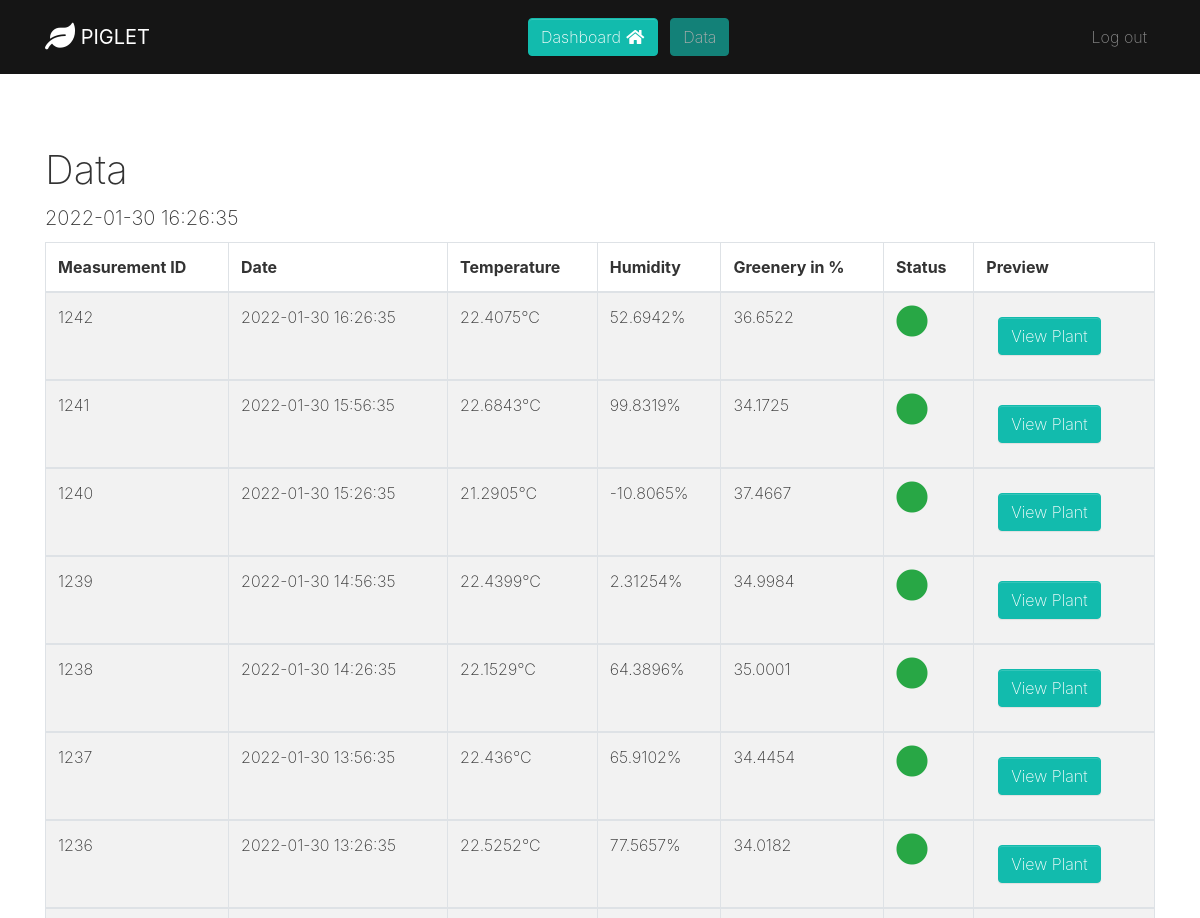
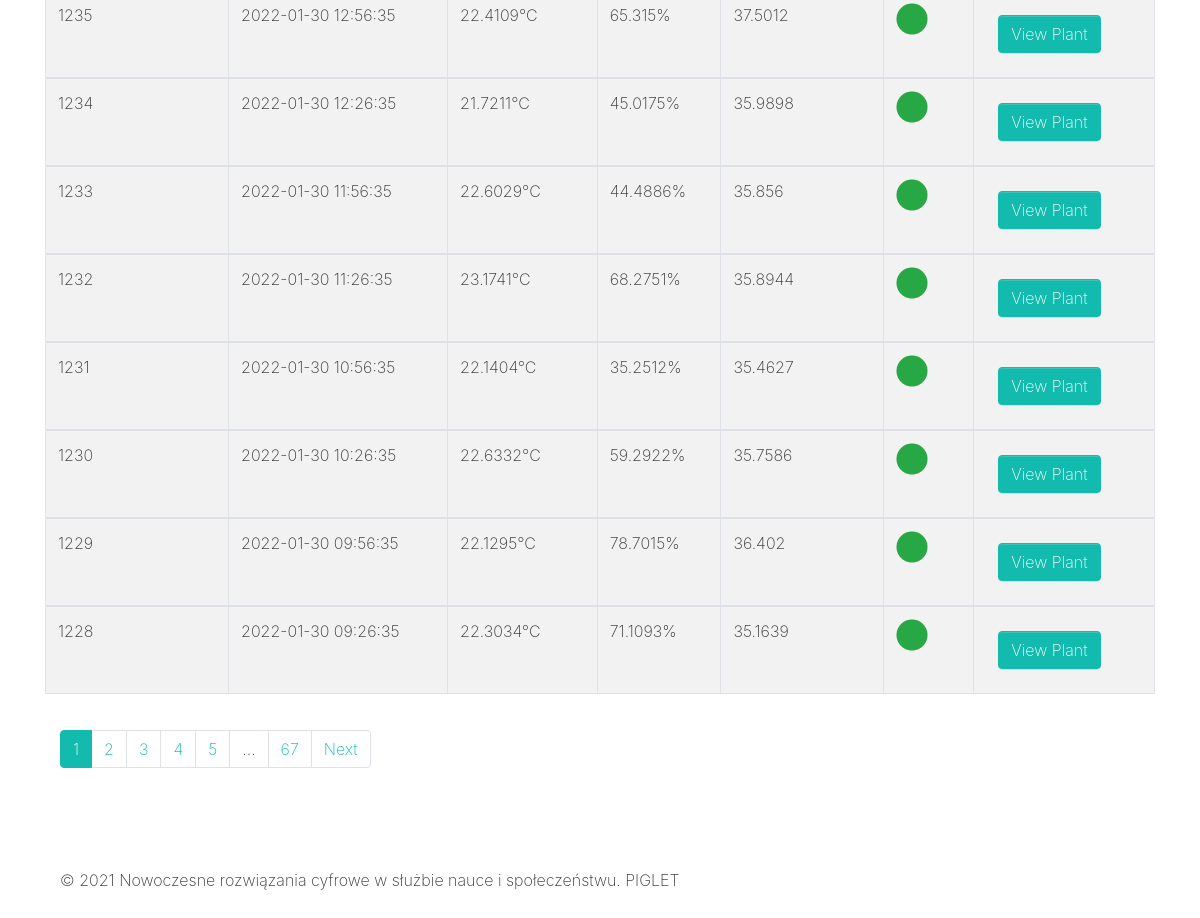
The page /data.php (signed in) on the database its author committed (2 pictures, top to bottom).
### tables this page shows
CREATE TABLE `measurements` (
  `id` int NOT NULL AUTO_INCREMENT,
  `date` datetime NOT NULL,
  `temp` float DEFAULT NULL,
  `greenery_raw` float DEFAULT NULL,
  `greenery_change` float DEFAULT NULL,
  `greenery` float DEFAULT NULL,
  `humidity` float DEFAULT NULL,
  `image` text,
  `flags` smallint DEFAULT NULL,
  PRIMARY KEY (`id`)
);

### data.php (the view, shortened to what this page needs)
<!DOCTYPE html>
<html>
<head>
  <link rel="stylesheet" href="https://cdnjs.cloudflare.com/ajax/libs/font-awesome/5.15.4/css/all.min.css" type="text/css">
  <link rel="stylesheet" href="theme.css" type="text/css">
</head>
<?php
		include "db_connection.php";
    $records = mysqli_query($con,"select date from measurements order by id desc limit 1");
    $data = mysqli_fetch_array($records);
?>
<body>
  <nav class="navbar navbar-expand-md navbar-dark bg-dark" style="">
    <div class="container">
      <div class="collapse navbar-collapse" id="navbar12"> <a class="navbar-brand d-none d-md-block" href="dashboard">
          <i class="fa d-inline fa-lg fa-leaf"></i>
          <b class=""> PIGLET<br></b>
        </a>
        <ul class="navbar-nav mx-auto">
        <li class="nav-item"> <a class="btn btn-primary m-1" href="dashboard" >Dashboard <i class="fas fa-home fa-fw"></i></a> </li>
        <li class="nav-item"> <a class="btn disabled btn-primary m-1" href="data">Data</a> </li>
        </ul>
        <ul class="navbar-nav">
          <li class="nav-item"> <a class="nav-link" href="logout">Log out</a> </li>
      </div>
    </div>
  </nav>
  <div class="py-5">
    <div class="container">
    <h1>Data</h1>
	  <h5><?php echo $data['date']; ?></h5>
      <table class="table table-hover table-striped table-bordered">
        <thead class="thead-inverse">
            <tr>
                <th scope="col">Measurement ID</th>
                <th scope="col">Date</th>
                <th scope="col">Temperature</th>
                <th scope="col">Humidity</th>
                <th scope="col">Greenery in %</th>
				<th scope="col">Status</th>
                <th scope="col">Preview</th>
            </tr>
        </thead>
	<?php
		if (isset($_GET['page'])) {
            $page = $_GET['page'];
        } else {
            $page = 1;
        }
		$total_per_page = 15;
        $total_rows_sql = mysqli_query($con,"select count(id) from measurements");
		$total_rows = mysqli_fetch_array($total_rows_sql)[0];
		$minimum_id_query = mysqli_query($con,"select id from measurements");
		$minimum_id = mysqli_fetch_array($minimum_id_query)[0];
		$total_pages = $total_rows / $total_per_page;
		if (($total_rows % $total_per_page) > 0 ) {
			$total_pages = $total_pages + 1;
		}
		$records = mysqli_query($con,"select id, date, temp, humidity, greenery, greenery_change, flags from measurements where (id <= $total_rows + $minimum_id - ($total_per_page * ($page - 1))) order by id desc limit $total_per_page");
		while($data = mysqli_fetch_array($records))
		{
	?>
        <tbody>
                <tr>
                    <td><?php echo $data['id']; ?></td>
                    <td><?php echo $data['date']; ?></td>
                    <td><?php echo $data['temp'].'°C'; ?></td>
                    <td><?php echo $data['humidity'].'%'; ?></td>
                    <td><?php echo $data['greenery']; ?></td>
					<td>
						<?php if (($data['flags']) == 0) { ?>
							<i class="fas fa-circle fa-2x text-success"></i>
						<?php } else { ?>
							<i class="fas fa-circle fa-2x text-danger"></i>
						<?php } ?>
					</td>
					<td>
					<form action="viewplant" method="get">
					  <button class="btn btn-primary m-2" type="submit" name="measurement_id" value="<?php echo $data['id'] ?>">View Plant</button>
					</form></td>
                </tr>
        </tbody>
	    <?php
		}
	    ?>
      </table>
   <div class="py-2"  >
    <div class="container"  >
      <div class="row" >
        <div class="col-md-12" >
          <ul class="pagination" >
			  <?php pagination($total_pages, $page); ?>
          </ul>
        </div>
      </div>
    </div>
  </div>
  <div class="py-5">
    <div class="container">
      <div class="row">
        <div class="col-md-12">
          <p class="mb-0" >© 2021 Nowoczesne rozwiązania cyfrowe w służbie nauce i społeczeństwu. PIGLET</p>
        </div>
      </div>
    </div>
  </div>
		<?php
			function pagination(int $total_pages, int $page)
			{
				if ($total_pages > 8) {
						?>
							<?php if($page!=1) { ?><li class="page-item"> <a class="page-link" href="<?php echo "?page=1" ; ?>"> <?php echo 1; ?> </a> </li>
							<?php } else { ?><li class="page-item active"> <a class="page-link" href="<?php echo "?page=1" ; ?>"> <?php echo 1; ?> </a> </li> <?php }  ?>
					<?php if ( $page >= 5 && $page <= $total_pages - 4 ) {
							for( $i = $page - 3; $i<= $page + 3; $i++) {
								if ( $page == $i)	{ ?>
									<li class="page-item active"> <a class="page-link" href="<?php echo "?page=".$i ; ?>"> <?php echo $i; ?> </a> </li>
								<?php } else { ?>
									<li class="page-item"> <a class="page-link" href="<?php echo "?page=".$i ; ?>"> <?php echo $i; ?> </a> </li>
								<?php	}
						 } } elseif ($page < 5) {
							for( $i = 2; $i<= $page + 4; $i++) {
								if ( $page == $i)	{ ?>
									<li class="page-item active"> <a class="page-link" href="<?php echo "?page=".$i ; ?>"> <?php echo $i; ?> </a> </li>
								<?php } else { ?>
									<li class="page-item"> <a class="page-link" href="<?php echo "?page=".$i ; ?>"> <?php echo $i; ?> </a> </li>
								<?php	}
						} } elseif ($page > $total_pages - 4) {
							for( $i = $page-4; $i<= $total_pages - 1; $i++) {
								if ( $page == $i)	{ ?>
									<li class="page-item active"> <a class="page-link" href="<?php echo "?page=".$i ; ?>"> <?php echo $i; ?> </a> </li>
								<?php } else { ?>
									<li class="page-item"> <a class="page-link" href="<?php echo "?page=".$i ; ?>"> <?php echo $i; ?> </a> </li>
								<?php	}
						} }?>
							<?php if ($page < $total_pages-4) { ?> <li class="page-item"> <a class="page-link" > ... </a> </li> <?php } ?>
							<?php if($page!=$total_pages) { ?><li class="page-item"> <a class="page-link" href="<?php echo "?page=".$total_pages ; ?>"> <?php echo $total_pages; ?> </a> </li>
							<?php } else { ?><li class="page-item active"> <a class="page-link" href="<?php echo "?page=".$total_pages ; ?>"> <?php echo $total_pages; ?> </a> </li> <?php }  ?>
							<?php if($page!=$total_pages) { ?><li class="page-item"> <a class="page-link" href="<?php if($page >= $total_pages){ echo '#'; } else { echo "?page=".($page + 1); } ?>">Next</a> </li><?php }  ?>
					<?php }
			}?>
</body>
</html>

### rows shown on the page
measurements: date "2022-01-30 16:26:35", id "1242", temp "22.4075", humidity "52.6942", greenery "36.6522", flags 0 (drawn)
measurements: id "1241", date "2022-01-30 15:56:35", temp "22.6843", humidity "99.8319", greenery "34.1725", flags 0 (drawn)
measurements: id "1240", date "2022-01-30 15:26:35", temp "21.2905", humidity "-10.8065", greenery "37.4667", flags 0 (drawn)
measurements: id "1239", date "2022-01-30 14:56:35", temp "22.4399", humidity "2.31254", greenery "34.9984", flags 0 (drawn)
measurements: id "1238", date "2022-01-30 14:26:35", temp "22.1529", humidity "64.3896", greenery "35.0001", flags 0 (drawn)
measurements: id "1237", date "2022-01-30 13:56:35", temp "22.436", humidity "65.9102", greenery "34.4454", flags 0 (drawn)
measurements: id "1236", date "2022-01-30 13:26:35", temp "22.5252", humidity "77.5657", greenery "34.0182", flags 0 (drawn)
measurements: id "1235", date "2022-01-30 12:56:35", temp "22.4109", humidity "65.315", greenery "37.5012", flags 0 (drawn)
measurements: id "1234", date "2022-01-30 12:26:35", temp "21.7211", humidity "45.0175", greenery "35.9898", flags 0 (drawn)
measurements: id "1233", date "2022-01-30 11:56:35", temp "22.6029", humidity "44.4886", greenery "35.856", flags 0 (drawn)
measurements: id "1232", date "2022-01-30 11:26:35", temp "23.1741", humidity "68.2751", greenery "35.8944", flags 0 (drawn)
measurements: id "1231", date "2022-01-30 10:56:35", temp "22.1404", humidity "35.2512", greenery "35.4627", flags 0 (drawn)
measurements: id "1230", date "2022-01-30 10:26:35", temp "22.6332", humidity "59.2922", greenery "35.7586", flags 0 (drawn)
measurements: id "1229", date "2022-01-30 09:56:35", temp "22.1295", humidity "78.7015", greenery "36.402", flags 0 (drawn)
measurements: id "1228", date "2022-01-30 09:26:35", temp "22.3034", humidity "71.1093", greenery "35.1639", flags 0 (drawn)

### other values the page prints
$total_pages "67"
